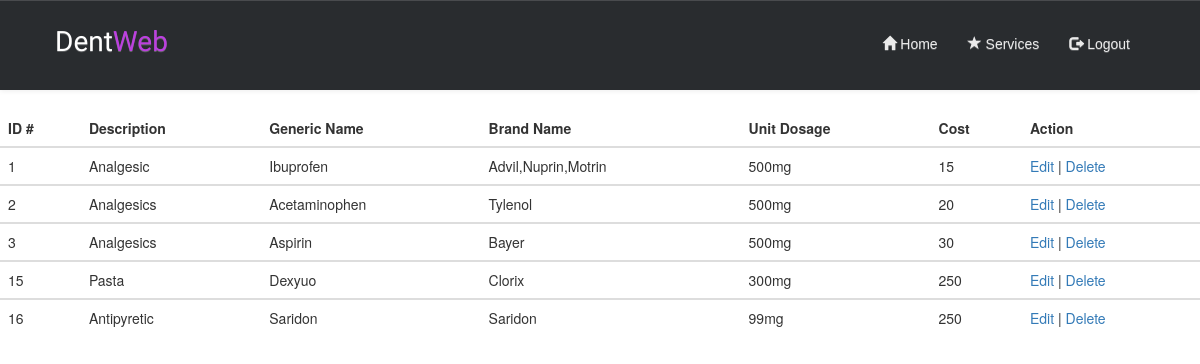
The page /viewmedicine.php on the database its author committed.
### tables this page shows
CREATE TABLE `medicine` (
  `ID` int(11) NOT NULL,
  `Description` text NOT NULL,
  `Generic_name` text NOT NULL,
  `Brand_name` text NOT NULL,
  `Unit_dosage` text NOT NULL,
  `Cost` text NOT NULL
);

### viewmedicine.php (the view, shortened to what this page needs)
<!DOCTYPE html>
<html>
<head>
    <link rel="stylesheet" href="assets/bootstrap/css/bootstrap.min.css">
    <link rel="stylesheet" href="assets/css/home.css">
    <link rel="stylesheet" href="assets/bootstrap/fonts/font-awesome.min.css">
</head>
<body>
     <?php include 'headernotactive.php'; ?>
     <div class="table-responsive">
  <table class="table">
    <thead>
      <tr>
        <th>ID #</th>
        <th>Description</th>
         <th>Generic Name</th>
        <th>Brand Name</th>
        <th>Unit Dosage</th>
        <th>Cost</th>
        <th>Action</th>
      </tr>
    </thead>
<?php
require_once 'conn.php';
$sql= "SELECT id, Description, Generic_name, Brand_name, Unit_dosage, Cost FROM medicine";
$result = mysqli_query($con,$sql);
if(mysqli_num_rows($result) > 0){
  while($row = mysqli_fetch_assoc($result)){
?>
   <tbody>
      <tr>
        <td><?=$row['id']?></td>
        <td><?=$row['Description']?></td>
        <td><?=$row['Generic_name']?></td>
        <td><?=$row['Brand_name']?></td>
        <td><?=$row['Unit_dosage']?></td>
        <td><?=$row['Cost']?></td>
        <td>
          <a href="editmedicine?id=<?=$row['id']?>" >Edit</a> |
          <a href="deletemedicine?id=<?=$row['id']?>"  onclick="return confirm('Are you sure you want to delete?')">Delete</a>
        </td>
      </tr>
    </tbody>
<?php
  }
}
?>
  </table>
  </div>
  </body>
  </html>

### headernotactive.php (shortened to what this page needs)
<nav class="navbar navbar-default custom-header">
       <div class="container-fluid">
           <div class="navbar-header">
               <a class="navbar-brand navbar-link" href="#">Dent<span>Web </span> </a></div>
           <div class="collapse navbar-collapse" id="navbar-collapse">
               <ul class="nav navbar-nav navbar-right links">
                   <li role="presentation" ><a href="home"><span class="glyphicon glyphicon-home"></span> Home </a></li>
                   <li role="presentation"><a href="serviceslogin"><span class="glyphicon glyphicon-star"></span> Services </a></li>
                   <li role="presentation"><a href="logout" onclick="return confirm('Are you sure you want to logout?')"><span class="glyphicon glyphicon-log-out"></span> Logout </a></li>
               </ul>
           </div>
       </div>
   </nav>

### assets/css/home.css (style rules this page uses)
.custom-header { background:#292c2f; padding:20px 40px; box-sizing:border-box; border:0; border-radius:0; }
.custom-header a.navbar-brand.navbar-link { color:#fff; font:normal 28px Cookie, Arial, Helvetica, sans-serif; line-height:0.5; margin-right:40px; background:#292c2f; }
.custom-header a.navbar-brand.navbar-link span { color:#bc40df; }
.custom-header ul.nav.navbar-nav.links li a { font:14px Arial, Helvetica, sans-serif; opacity:0.9; text-decoration:none; color:#fff; background:#292c2f; border:0; }

### rows shown on the page
medicine: ID "1", Description "Analgesic", Generic_name "Ibuprofen", Brand_name "Advil,Nuprin,Motrin", Unit_dosage "500mg", Cost "15"
medicine: ID "2", Description "Analgesics", Generic_name "Acetaminophen", Brand_name "Tylenol", Unit_dosage "500mg", Cost "20"
medicine: ID "3", Description "Analgesics", Generic_name "Aspirin", Brand_name "Bayer", Unit_dosage "500mg", Cost "30"
medicine: ID "15", Description "Pasta", Generic_name "Dexyuo", Brand_name "Clorix", Unit_dosage "300mg", Cost "250"
medicine: ID "16", Description "Antipyretic", Generic_name "Saridon", Brand_name "Saridon", Unit_dosage "99mg", Cost "250"
